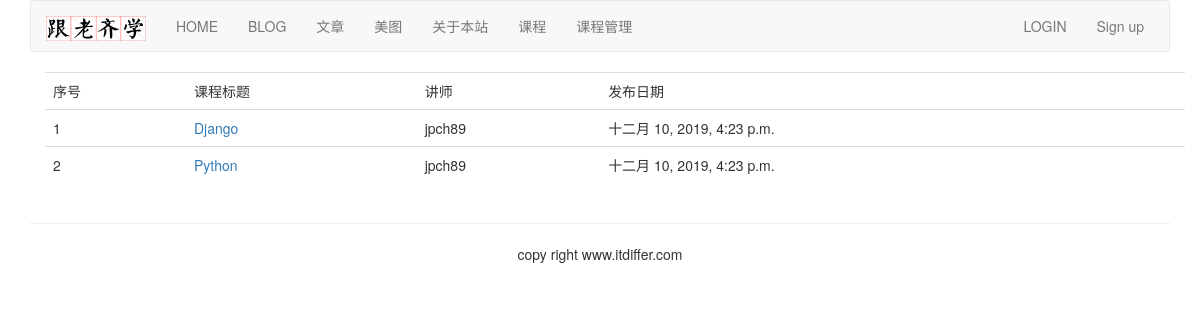
/course/course-list/, run on the app's committed database.
### course/models.py (models this page shows, shortened)
class Course(models.Model):
    user = models.ForeignKey(User, on_delete=models.CASCADE, related_name='courses_user')
    title = models.CharField(max_length=200)
    slug = models.SlugField(max_length=200, unique=True)
    overview = models.TextField()
    created = models.DateTimeField(auto_now_add=True)
    student = models.ManyToManyField(User, related_name='courses_joined', blank=True)
    class Meta:
        ordering = ('-created', )

### course/views.py (the view)
# urls.py: path('course-list/', CourseListView.as_view(), name='course_list'),
class CourseListView(ListView):
    model = Course
    context_object_name = 'courses'
    template_name = 'course/course_list.html'
    def get_queryset(self):
        qs = super(CourseListView, self).get_queryset()
        return qs.filter(user=User.objects.get(username='jpch89'))

### templates/course/course_list.html (shortened to what this page needs)
{% extends "base.html" %}
{% block content %}
<div class="container">
  <table class="table table-hover">
    <tr>
      <td>序号</td>
      <td>课程标题</td>
      <td>讲师</td>
      <td>发布日期</td>
    </tr>
    {% for course in courses %}
    <tr id={{ forloop.counter }}>
      <td>{{ forloop.counter }}</td>
      <td><a href="{% url 'course:lessons_list' course.id %}">{{ course.title }}</a></td>
      <td>{{ course.user.username }}</td>
      <td>{{ course.created }}</td>
    </tr>
    {% endfor %}
  </table>
</div>
{% endblock content %}

### data on the page
Course: title "Django", user.username "jpch89", created "十二月 10, 2019, 4:23 p.m."
Course: title "Python", user.username "jpch89", created "十二月 10, 2019, 4:23 p.m."
